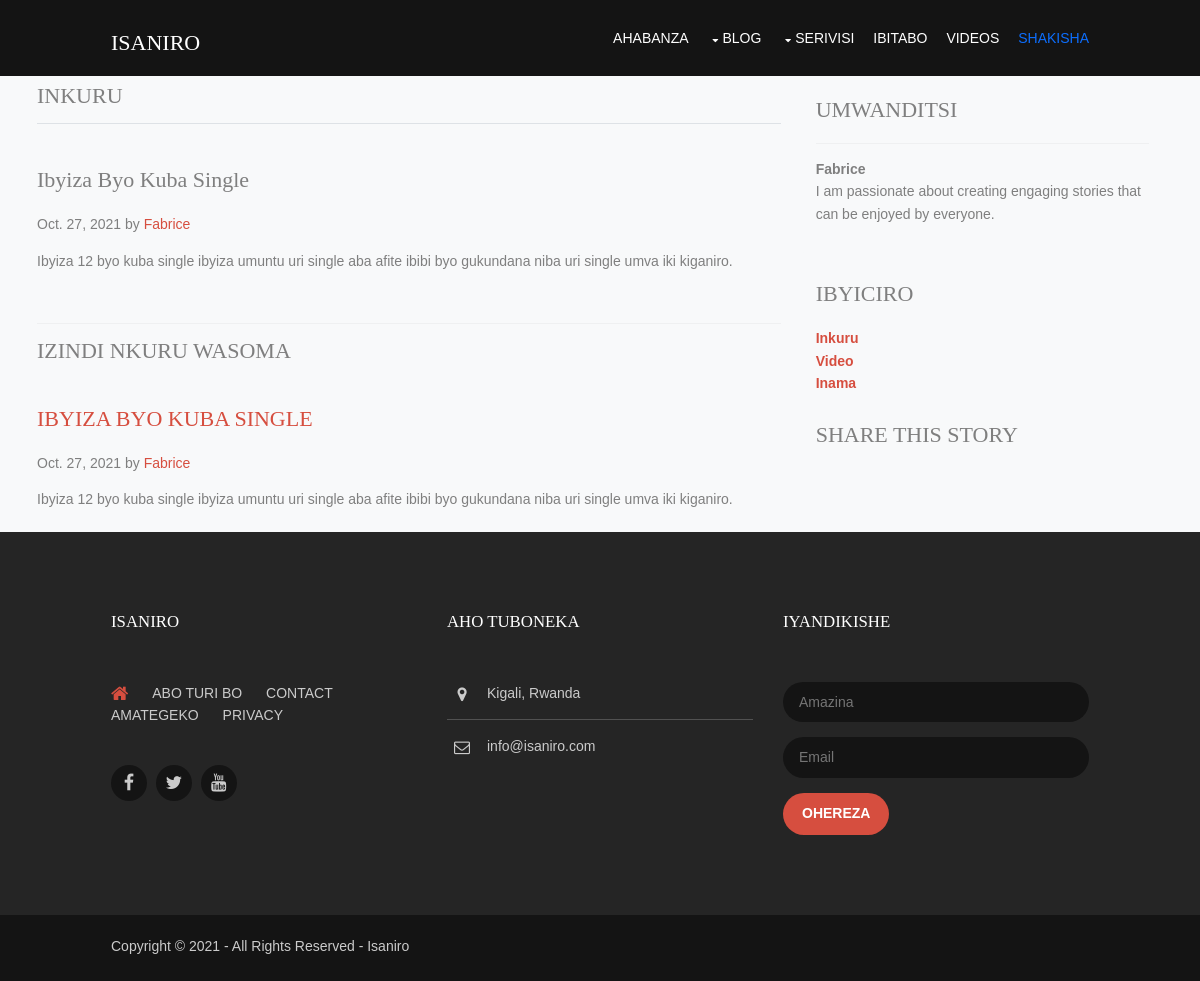
The page /blog/1/ibyiza-byo-kuba-single/ on the database its author committed.
### blog/models.py (models this page shows, shortened)
class Post(models.Model):
    author = models.ForeignKey(
        Author, blank=True, null=True, on_delete=models.SET_NULL, related_name='posts')
    title = models.CharField(max_length=255, blank=False, null=False)
    slug = AutoSlugField(_('slug'), populate_from='title',
                         unique=True, primary_key=False)
    category = models.ForeignKey(
        Category, blank=True, null=True, on_delete=models.SET_NULL, related_name='posts')
    content = RichTextUploadingField(_('content'), blank=True, null=True)
    summary = models.TextField(blank=True, null=True)
    published = models.BooleanField(default=False)
    created_on = models.DateTimeField(auto_now_add=True)
    modified = models.DateTimeField(auto_now=True)
    published_date = models.DateField(
        auto_now_add=False, blank=True, null=True)
    tags = models.ManyToManyField(
        Tag, blank=True, related_name="posts")
    thumbnail = models.ImageField(
        upload_to='blog', blank=True, null=True, default='/blog/default.jpg')
    visits = models.PositiveIntegerField(default=1)
    thumbnail_image = models.ImageField(
        upload_to='blog/thumnails', blank=True, null=True, default='/blog/default_thumb.jpg')
    def get_absolute_url(self):
        return reverse('blog-detail', kwargs={'pk': self.pk, 'title': self.slug})

class Category(models.Model):
    title = models.CharField(max_length=255, blank=False)
    slug = AutoSlugField(populate_from='title',
                         unique=False, primary_key=False)
    def __str__(self):
        return self.title
    def get_absolute_url(self):
        return reverse('category-view', kwargs={'pk': self.pk, 'title': self.slug})

class Author(models.Model):
    user = models.ForeignKey(User, on_delete=models.CASCADE)
    name = models.CharField(max_length=50, blank=True, null=True)
    bio = models.TextField(blank=True, null=True)
    profile_picture = models.ImageField(
        upload_to='blog/authors', blank=True, null=True)
    facebook_page = models.CharField(max_length=30, blank=True, null=True)
    def first_name(self):
        return self.user.first_name

### user/models.py (models this page shows, shortened)
class User(AbstractBaseUser, PermissionsMixin):
    email = models.EmailField(
        verbose_name=_('email address'), max_length=255, unique=True
    )
    first_name = models.CharField(_('first name'), max_length=30, blank=True)
    last_name = models.CharField(_('last name'), max_length=150, blank=True)
    is_active = models.BooleanField(
        _('active'),
        default=True,
        help_text=_(
            'Designates whether this user should be treated as active. '
            'Unselect this instead of deleting accounts.'
        ),
    )
    is_staff = models.BooleanField(
        _('staff status'),
        default=False,
        help_text=_(
            'Designates whether the user can log into this admin site.'
        ),
    )
    date_joined = models.DateTimeField(
        _('date joined'), default=timezone.now
    )
    objects = UserManager()
    USERNAME_FIELD = 'email'
    REQUIRED_FIELDS = ['first_name', 'last_name']
    class Meta:
        db_table = 'auth_user'
        verbose_name = _('user')
        verbose_name_plural = _('users')

### blog/views.py (the view, shortened to what this page needs)
# urls.py: path('<pk>/<title>/', views.post_view, name='blog-detail'),
def post_view(request, pk, title):
    post = get_object_or_404(Post, pk=pk)
    categories = Category.objects.all()
    tags = Tag.objects.all()
    posts = Post.objects.filter(
        published=True, category=post.category).exclude(pk=pk)
    context = {
        'form': CommentForm(),
        'post': post,
        'categories': categories,
        'tags': tags,
        'posts': posts
    }
    return render(request, 'pages/blog_details.html', context)

### blog/forms.py
class CommentForm(forms.ModelForm):
    class Meta:
        model = Comment
        fields = ['name', 'email', 'body']
        widgets = {
            'body': forms.Textarea()
        }

### templates/pages/blog_details.html (shortened to what this page needs)
{% extends 'layout/base.html' %}
{% load static %}
{% load humanize%}
{% load social_share %}
{% block content %}
<div class="bg-light mb-1">
  <main role="main" class="container bg-light p-2">
    <div class="row">
      <div class="col-md-8 blog-main">
        <h3 class="pb-3 mb-4 font-italic border-bottom">
          {{post.category}}
        </h3>
        <div class="blog-post">
          <h2 class="blog-post-title capitalise">{{post.title}}</h2>
          <p class="blog-post-meta">{{post.published_date}} by <a href="#">{{post.author.first_name}}</a></p>
          <div style="text-transform: none;">
            {{post.content|safe}}
          </div>
        </div>
        <br>
        <hr>
        <h5>Izindi nkuru wasoma</h5>
        <br>
        <div class="blog-post">
          <h2 class="blog-post-title"><a href="{{post.get_absolute_url}}">{{post.title}}</a></h2>
          <p class="blog-post-meta">{{post.published_date}} by <a href="#author"
              class="author">{{post.author.first_name}}</a>
          </p>
          <p>{{post.summary|safe}}</p>
        </div>
      </div>
      <aside class="col-md-4 blog-sidebar">
        <div class="p-3 mb-3 bg-light rounded">
          <h4 class="font-italic">Umwanditsi</h4>
          <hr>
          <p class="mb-0"><strong>{{post.author.first_name}}</strong></p>
          {% if post.author.bio %}
          <p>{{post.author.bio}}</p>
          {% endif %}
        </div>
        <div class="p-3">
          <h4 class="font-italic">Ibyiciro</h4>
          <ol class="list-unstyled mb-0">
            {% for cat in categories %}
            <li class="text-secondary bold"><a href="{{cat.get_absolute_url}}">{{cat.title|title}}</a></li>
            {% endfor %}
          </ol>
        </div>
        <div class="p-3">
          <h4 class="font-italic">Share this story</h4>
        </div>
      </aside>
    </div>
  </main>
  {% endblock content %}

### static/styles/layout.css (style rules this page uses)
.container { padding: 80px 0; }
*, *::before, *::after { transition: all .3s ease-in-out; }
body { color: #7F7F7F; background-color: #141414; }
a { color: #D64E3F; }
hr, .borderedbox { border-color: #D7D7D7; }

### static/styles/framework.css (style rules this page uses)
html { overflow-y:scroll; overflow-x:hidden; }
html, body { margin:0; padding:0; font-size:14px; line-height:1.6em; }
*, *::before, *::after { box-sizing:border-box; }
.bold { font-weight:bold; }
.capitalise { text-transform:capitalize; }
a { outline:none; text-decoration:none; }
body, input, textarea, select { font-family:Verdana, Geneva, sans-serif; }
h1, h2, h3, h4, h5, h6, .heading { font-family:Georgia, "Times New Roman", Times, serif; }
h1, h2, h3, h4, h5, h6, .heading { margin:0 0 20px 0; font-size:22px; line-height:normal; font-weight:normal; text-transform:uppercase; }
hr { display:block; width:100%; height:1px; border:solid; border-width:1px 0 0 0; }
address, article, aside, figcaption, figure, footer, header, main, nav, section { display:block; margin:0; padding:0; }

### rows shown on the page
Post: category "INKURU", title "Ibyiza Byo Kuba Single", published_date "Oct. 27, 2021", author.first_name "Fabrice", content "Ibyiza 12 byo kuba single ibyiza umuntu uri single aba afite ibibi byo gukundana niba uri single umva iki kiganiro.", title "IBYIZA BYO KUBA SINGLE", summary "Ibyiza 12 byo kuba single ibyiza umuntu uri single aba afite ibibi byo gukundana niba uri single umva iki kiganiro.", author.bio "I am passionate about creating engaging stories that can be enjoyed by everyone."
Category: title "Inkuru"
Category: title "Video"
Category: title "Inama"
